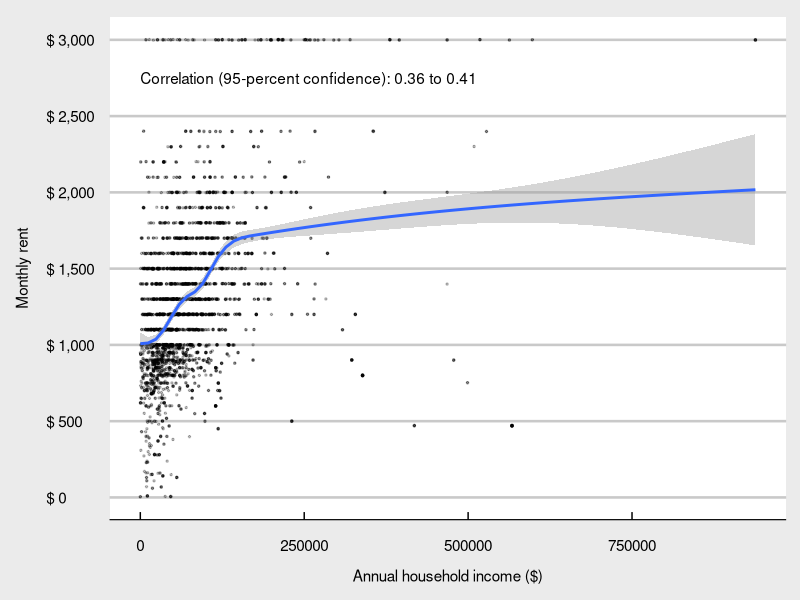
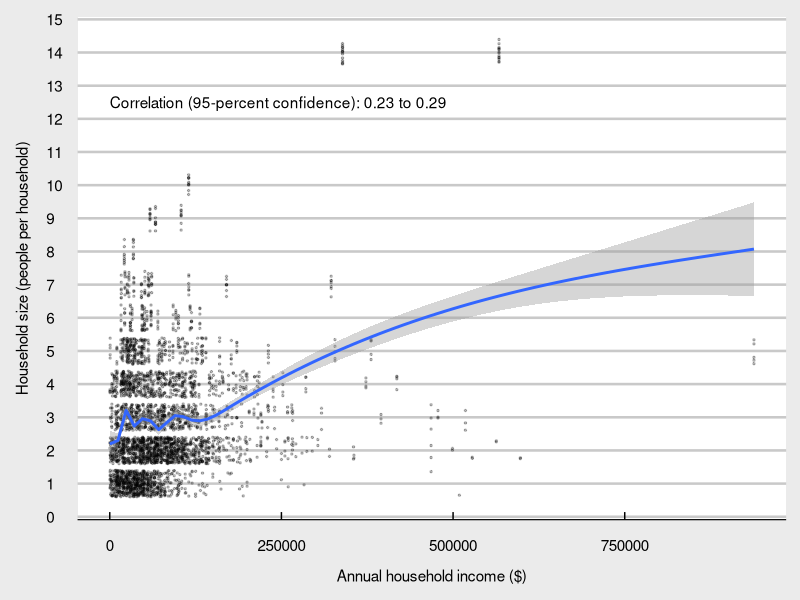
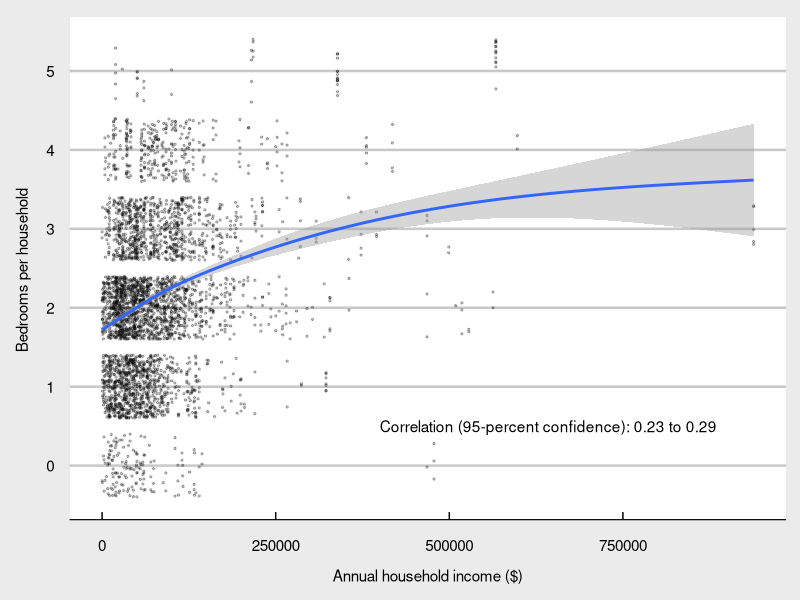
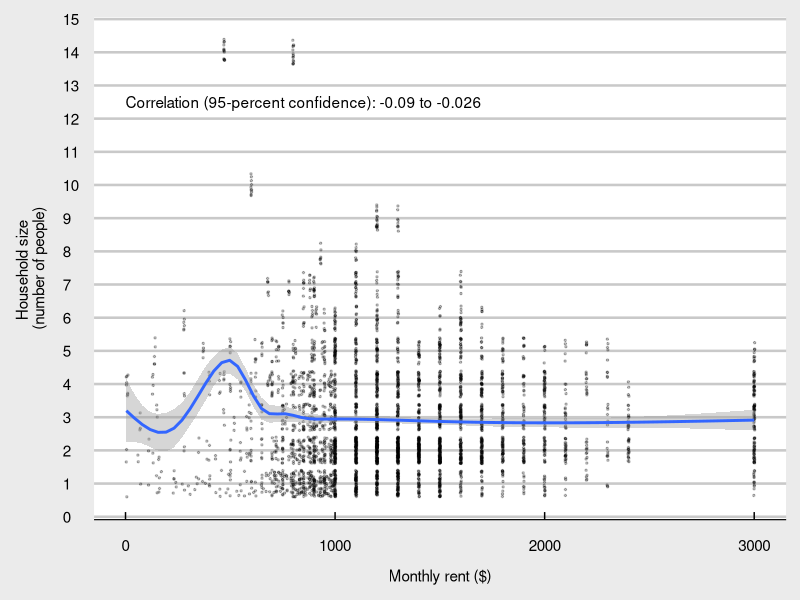
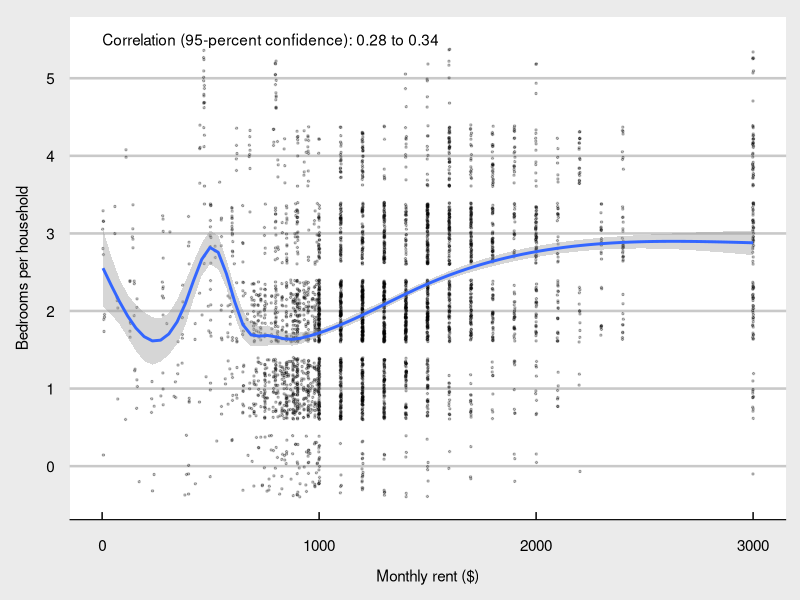
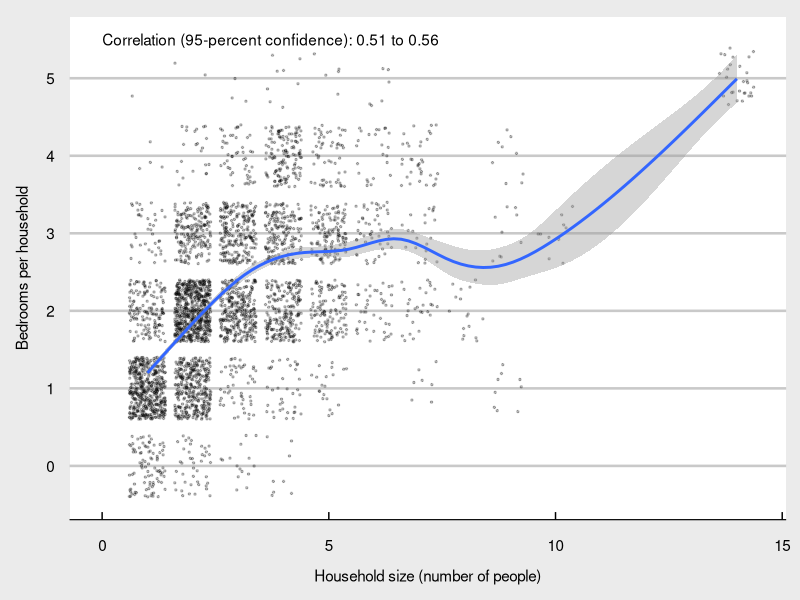
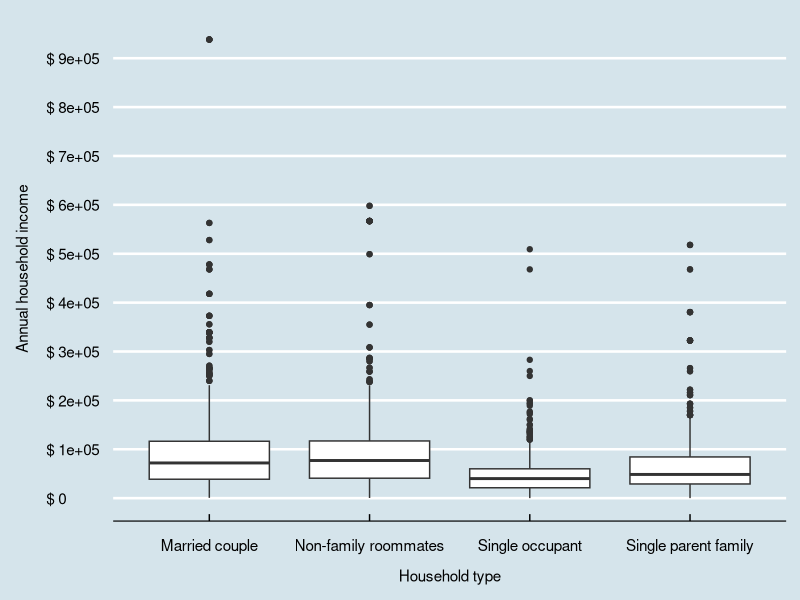
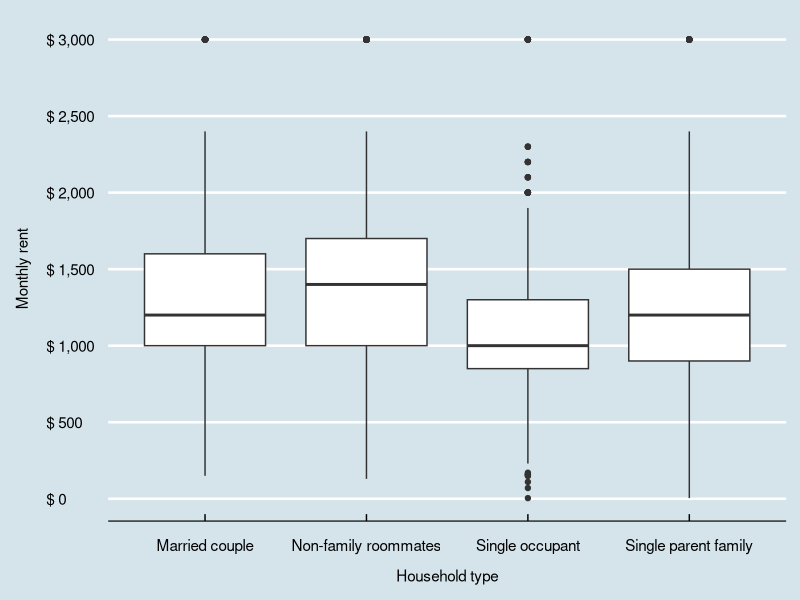

Generate these figures, in order, with R:
## ---- chunk 1
library(tidyverse)
library(ggplot2)
library(ggthemes)
library(viridis)
## ---- chunk 2
hh_data_a3 <- read.csv("TravisHH.csv") %>% 
  mutate(HHT_2 = case_when(
    HHT_label=="Married couple household"~"Married couple",
    HHT_label=="Other family household: Female householder, no spouse present"~"Single parent family",
    HHT_label=="Other family household: Male householder, no spouse present"~"Single parent family",
    HHT_label=="Nonfamily household: Male householder: Not living alone"~"Non-family roommates",
    HHT_label=="Nonfamily household: Female householder: Not living alone"~"Non-family roommates",
    HHT_label=="Nonfamily household: Female householder: Living alone"~"Single occupant",
    HHT_label=="Nonfamily household: Male householder: Living alone"~"Single occupant"))
## ---- chunk 3
correlation1 <- cor.test(hh_data_a3$HINCP, hh_data_a3$RNTP)

correlation1
## ---- chunk 4
ggplot(hh_data_a3, aes(x = HINCP, y = RNTP)) +
  geom_point(size = 0.5, alpha = 0.25, position = "jitter") +
  geom_smooth() +
  theme_economist_white() +
  scale_x_continuous(name = "\nAnnual household income ($)") +
  scale_y_continuous(name = "Monthly rent\n",
                     breaks = seq(0, 3000, by = 500),
                     labels = paste("$",
                                    prettyNum(seq(0, 3000, by = 500),
                                              big.mark = ","))) +
  annotate(geom = "text", x = 0, y = 2750,
           label = paste("Correlation (95-percent confidence):",
                         prettyNum(correlation1$conf.int[1], digits = 2),
                                    "to",
                                    prettyNum(correlation1$conf.int[2], digits = 2)),
                     hjust = 0)
## ---- chunk 5
correlation2 <- cor.test(hh_data_a3$HINCP, hh_data_a3$NP)

correlation2
## ---- chunk 6
ggplot(hh_data_a3, aes(x = HINCP, y = NP)) +
  geom_point(size = 0.5, alpha = 0.25, position = "jitter") +
  geom_smooth() +
  theme_economist_white() +
  scale_x_continuous(name = "\nAnnual household income ($)") +
  scale_y_continuous(name = "Household size (people per household)\n",
                     breaks = seq(0, 15, by = 1)) +
  annotate(geom = "text", x = 0, y = 12.5,
           label = paste("Correlation (95-percent confidence):",
                         prettyNum(correlation2$conf.int[1], digits = 2),
                                    "to",
                                    prettyNum(correlation2$conf.int[2], digits = 2)),
                     hjust = 0)
## ---- chunk 7
correlation3 <- cor.test(hh_data_a3$HINCP, hh_data_a3$BDSP)

correlation3
## ---- chunk 8
ggplot(hh_data_a3, aes(x = HINCP, y = BDSP)) +
  geom_point(size = 0.5, alpha = 0.25, position = "jitter") +
  geom_smooth() +
  theme_economist_white() +
  scale_x_continuous(name = "\nAnnual household income ($)") +
  scale_y_continuous(name = "Bedrooms per household \n",
                     breaks = seq(0, 6, by = 1)) +
  annotate(geom = "text", x = 400000, y = 0.5,
           label = paste("Correlation (95-percent confidence):",
                         prettyNum(correlation3$conf.int[1], digits = 2),
                                    "to",
                                    prettyNum(correlation3$conf.int[2], digits = 2)),
                     hjust = 0)
## ---- chunk 9
correlation4 <- cor.test(hh_data_a3$RNTP, hh_data_a3$NP)

correlation4
## ---- chunk 10
ggplot(hh_data_a3, aes(x = RNTP, y = NP)) +
  geom_point(size = 0.5, alpha = 0.25, position = "jitter") +
  geom_smooth() +
  theme_economist_white() +
  scale_x_continuous(name = "\nMonthly rent ($)") +
  scale_y_continuous(name = "Household size \n(number of people)\n",
                     breaks = seq(0, 15, by = 1)) +
  annotate(geom = "text", x = 0, y = 12.5,
           label = paste("Correlation (95-percent confidence):",
                         prettyNum(correlation4$conf.int[1], digits = 2),
                                    "to",
                                    prettyNum(correlation4$conf.int[2], digits = 2)),
                     hjust = 0)
## ---- chunk 11
correlation5 <- cor.test(hh_data_a3$RNTP, hh_data_a3$BDSP)

correlation5
## ---- chunk 12
ggplot(hh_data_a3, aes(x = RNTP, y = BDSP)) +
  geom_point(size = 0.5, alpha = 0.25, position = "jitter") +
  geom_smooth() +
  theme_economist_white() +
  scale_x_continuous(name = "\nMonthly rent ($)") +
  scale_y_continuous(name = "Bedrooms per household\n",
                     breaks = seq(0, 5, by = 1)) +
  annotate(geom = "text", x = 0, y = 5.5,
           label = paste("Correlation (95-percent confidence):",
                         prettyNum(correlation5$conf.int[1], digits = 2),
                                    "to",
                                    prettyNum(correlation5$conf.int[2], digits = 2)),
                     hjust = 0)
## ---- chunk 13
correlation6 <- cor.test(hh_data_a3$NP, hh_data_a3$BDSP)

correlation6
## ---- chunk 14
ggplot(hh_data_a3, aes(x = NP, y = BDSP)) +
  geom_point(size = 0.5, alpha = 0.25, position = "jitter") +
  geom_smooth() +
  theme_economist_white() +
  scale_x_continuous(name = "\nHousehold size (number of people)") +
  scale_y_continuous(name = "Bedrooms per household\n",
                     breaks = seq(0, 6, by = 1)) +
  annotate(geom = "text", x = 0, y = 5.5,
           label = paste("Correlation (95-percent confidence):",
                         prettyNum(correlation6$conf.int[1], digits = 2),
                                    "to",
                                    prettyNum(correlation6$conf.int[2], digits = 2)),
                     hjust = 0)
## ---- chunk 15
chi_sq <- chisq.test(hh_data_a3$BLDG_AGE_dec, hh_data_a3$HHT_2) 

chi_sq
## ---- chunk 16
chi_sq$observed
## ---- chunk 17
chi_sq$expected
## ---- chunk 18
anova1 <- aov(HINCP ~ HHT_2, data = hh_data_a3)

summary(anova1)

## ---- chunk 19
differences1 <- TukeyHSD(anova1)

as_tibble(cbind(pair = row.names(differences1$HHT_2),
                differences1$HHT_2))

## ---- chunk 20
ggplot(hh_data_a3, aes(x = HHT_2, y = HINCP)) +
  geom_boxplot() +
  theme_economist() +
  theme(axis.text.x = element_text(angle = 0)) +
  scale_x_discrete(name = "\nHousehold type") +
  scale_y_continuous(name = "Annual household income\n", 
                     breaks = seq(0, 1000000, by = 100000),
                     labels = paste("$", 
                                    prettyNum(seq(0, 1000000, by = 100000),
                                              big.mark = ",")))

## ---- chunk 21
anova2 <- aov(RNTP ~ HHT_2, data = hh_data_a3)

summary(anova2)

## ---- chunk 22
differences2 <- TukeyHSD(anova2)

as_tibble(cbind(pair = row.names(differences2$HHT_2),
                differences2$HHT_2))

## ---- chunk 23
ggplot(hh_data_a3, aes(x = HHT_2, y = RNTP)) +
  geom_boxplot() +
  theme_economist() +
  theme(axis.text.x = element_text(angle = 0)) +
  scale_x_discrete(name = "\nHousehold type") +
  scale_y_continuous(name = "Monthly rent\n", 
                     breaks = seq(0, 3000, by = 500),
                     labels = paste("$", 
                                    prettyNum(seq(0, 3000, by = 500),
                                              big.mark = ",")))

## ---- chunk 24
anova3 <- aov(NP ~ HHT_2, data = hh_data_a3)

summary(anova3)

## ---- chunk 25
differences3 <- TukeyHSD(anova3)

as_tibble(cbind(pair = row.names(differences3$HHT_2),
                differences3$HHT_2))

## ---- chunk 26
ggplot(hh_data_a3, aes(x = HHT_2, y = NP)) +
  geom_boxplot() +
  theme_economist() +
  theme(axis.text.x = element_text(angle = 0)) +
  scale_x_discrete(name = "\nHousehold type") +
  scale_y_continuous(name = "Household size (people)\n", 
                     breaks = seq(0, 15, by = 1),
                     labels = paste(prettyNum(seq(0, 15, by = 1))))

## ---- chunk 27
anova4 <- aov(BDSP ~ HHT_2, data = hh_data_a3)

summary(anova4)

## ---- chunk 28
differences4 <- TukeyHSD(anova4)

as_tibble(cbind(pair = row.names(differences4$HHT_2),
                differences4$HHT_2))

## ---- chunk 29
ggplot(hh_data_a3, aes(x = HHT_2, y = BDSP)) +
  geom_boxplot() +
  theme_economist() +
  theme(axis.text.x = element_text(angle = 0)) +
  scale_x_discrete(name = "\nHousehold type") +
  scale_y_continuous(name = "Bedrooms per household\n", 
                     breaks = seq(0, 6, by = 1),
                     labels = paste(prettyNum(seq(0, 6, by = 1))))

## ---- chunk 30
anova5 <- aov(HINCP ~ BLDG_AGE_dec, data = hh_data_a3)

summary(anova5)

## ---- chunk 31
differences5 <- TukeyHSD(anova5)

as_tibble(cbind(pair = row.names(differences5$BLDG_AGE_dec),
                differences5$BLDG_AGE_dec))

## ---- chunk 32
ggplot(hh_data_a3, aes(x = BLDG_AGE_dec, y = HINCP)) +
  geom_boxplot() +
  theme_economist() +
  theme(axis.text.x = element_text(angle = 0)) +
  scale_x_discrete(name = "\nDecade of construction") +
  scale_y_continuous(name = "Annual household income\n", 
                     breaks = seq(0, 1000000, by = 100000),
                     labels = paste("$",
                                    prettyNum(seq(0, 1000000, by = 100000))))

## ---- chunk 33
ggplot(hh_data_a3, aes(x = BLDG_AGE_dec, y = HINCP)) +
  geom_boxplot() +
  theme_economist() +
  theme(axis.text.x = element_text(angle = 0)) +
  scale_x_discrete(name = "\nDecade of construction") +
  scale_y_log10(name = "Annual household income\n", 
                     breaks = c(0, 100, 1000, 10000, 100000, 1000000),
                     labels = paste("$",
                                    prettyNum(c(0, 100, 1000, 10000, 100000, 1000000))))

## ---- chunk 34
anova6 <- aov(RNTP ~ BLDG_AGE_dec, data = hh_data_a3)

summary(anova6)

## ---- chunk 35
differences6 <- TukeyHSD(anova6)

as_tibble(cbind(pair = row.names(differences6$BLDG_AGE_dec),
                differences6$BLDG_AGE_dec))

## ---- chunk 36
ggplot(hh_data_a3, aes(x = BLDG_AGE_dec, y = RNTP)) +
  geom_boxplot() +
  theme_economist() +
  theme(axis.text.x = element_text(angle = 0)) +
  scale_x_discrete(name = "\nDecade of construction") +
  scale_y_continuous(name = "Monthly rent\n", 
                     breaks = seq(0, 3000, by = 500),
                     labels = paste("$",
                                    prettyNum(seq(0, 3000, by = 500))))

## ---- chunk 37
anova7 <- aov(NP ~ BLDG_AGE_dec, data = hh_data_a3)

summary(anova7)

## ---- chunk 38
differences7 <- TukeyHSD(anova7)

as_tibble(cbind(pair = row.names(differences7$BLDG_AGE_dec),
                differences7$BLDG_AGE_dec))

## ---- chunk 39
ggplot(hh_data_a3, aes(x = BLDG_AGE_dec, y = NP)) +
  geom_boxplot() +
  theme_economist() +
  theme(axis.text.x = element_text(angle = 0)) +
  scale_x_discrete(name = "\nDecade of construction") +
  scale_y_continuous(name = "Household size (people)\n", 
                     breaks = seq(0, 15, by = 1),
                     labels = paste(prettyNum(seq(0, 15, by = 1))))

## ---- chunk 40
anova8 <- aov(BDSP ~ BLDG_AGE_dec, data = hh_data_a3)

summary(anova8)

## ---- chunk 41
differences8 <- TukeyHSD(anova8)

as_tibble(cbind(pair = row.names(differences8$BLDG_AGE_dec),
                differences8$BLDG_AGE_dec))

## ---- chunk 42
ggplot(hh_data_a3, aes(x = BLDG_AGE_dec, y = BDSP)) +
  geom_boxplot() +
  theme_economist() +
  theme(axis.text.x = element_text(angle = 0)) +
  scale_x_discrete(name = "\nDecade of construction") +
  scale_y_continuous(name = "Bedrooms per household\n", 
                     breaks = seq(0, 6, by = 1),
                     labels = paste(prettyNum(seq(0, 6, by = 1))))

